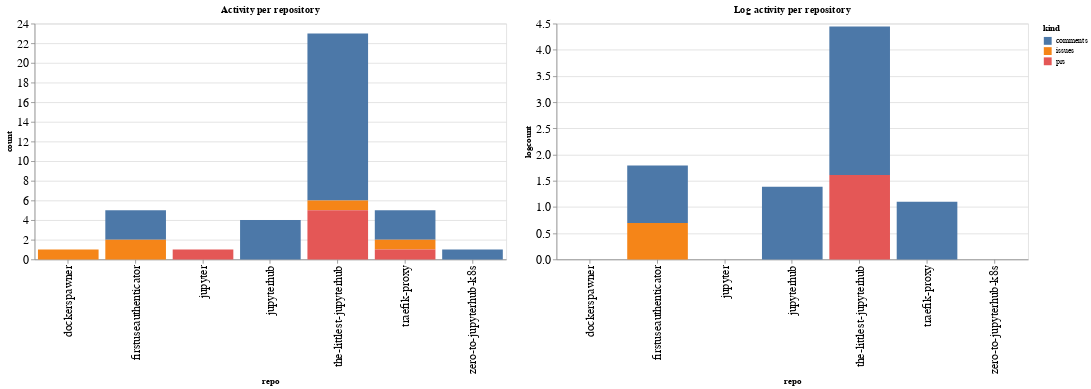

Here is the notebook cell this chart was saved with:
### Code cell
ch1 = alt.Chart(repo_summaries, width=600, title="Activity per repository").mark_bar().encode(
    x='repo',
    y='count',
    color='kind',
    tooltip="kind"
)

ch2 = alt.Chart(repo_summaries, width=600, title="Log activity per repository").mark_bar().encode(
    x='repo',
    y='logcount',
    color='kind',
    tooltip="kind"
)

ch1 | ch2

### Figure 1 — Vega-Lite specification as saved in the notebook (floating-point values rounded to 4 significant figures)
{"config": {"axisLeft": {"labelFontSize": 15}, "axisBottom": {"labelFontSize": 15}}, "hconcat": [{"mark": "bar", "encoding": {"color": {"type": "nominal", "field": "kind"}, "tooltip": {"type": "nominal", "field": "kind"}, "x": {"type": "nominal", "field": "repo"}, "y": {"type": "quantitative", "field": "count"}}, "title": "Activity per repository", "width": 600}, {"mark": "bar", "encoding": {"color": {"type": "nominal", "field": "kind"}, "tooltip": {"type": "nominal", "field": "kind"}, "x": {"type": "nominal", "field": "repo"}, "y": {"type": "quantitative", "field": "logcount"}}, "title": "Log activity per repository", "width": 600}], "data": {"name": "data-55a46530296873eff2b8a2bc611f593a"}, "$schema": "https://vega.github.io/schema/vega-lite/v4.8.1.json", "datasets": {"data-55a46530296873eff2b8a2bc611f593a": [{"repo": "dockerspawner", "kind": "issues", "count": 1, "logcount": 0.0}, {"repo": "firstuseauthenticator", "kind": "comments", "count": 3, "logcount": 1.099}, {"repo": "firstuseauthenticator", "kind": "issues", "count": 2, "logcount": 0.6931}, {"repo": "jupyter", "kind": "prs", "count": 1, "logcount": 0.0}, {"repo": "jupyterhub", "kind": "comments", "count": 4, "logcount": 1.386}, {"repo": "the-littlest-jupyterhub", "kind": "comments", "count": 17, "logcount": 2.833}, {"repo": "the-littlest-jupyterhub", "kind": "issues", "count": 1, "logcount": 0.0}, {"repo": "the-littlest-jupyterhub", "kind": "prs", "count": 5, "logcount": 1.609}, {"repo": "traefik-proxy", "kind": "comments", "count": 3, "logcount": 1.099}, {"repo": "traefik-proxy", "kind": "issues", "count": 1, "logcount": 0.0}, {"repo": "traefik-proxy", "kind": "prs", "count": 1, "logcount": 0.0}, {"repo": "zero-to-jupyterhub-k8s", "kind": "comments", "count": 1, "logcount": 0.0}]}}
